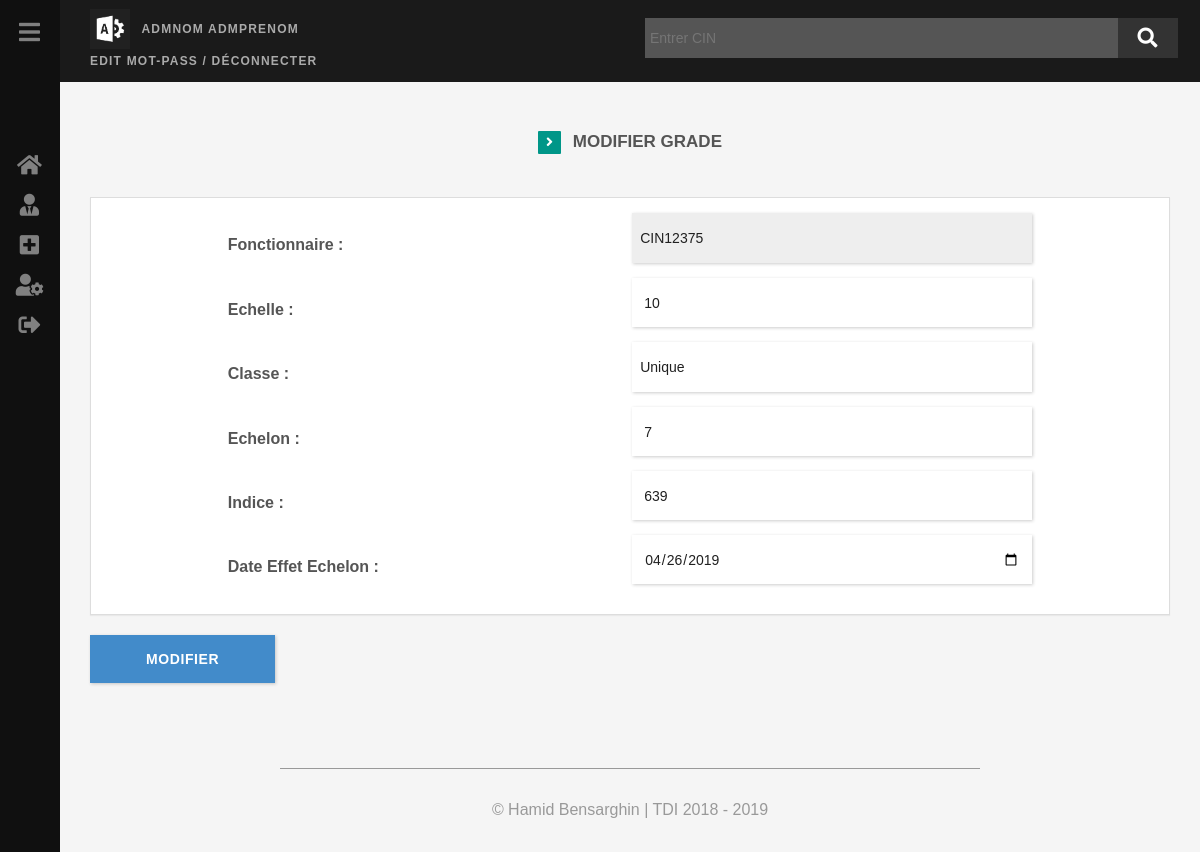
/GestPersonnel/grade?page=modifier&idG=2 (signed in), run on the app's committed database.
### tables this page shows
CREATE TABLE IF NOT EXISTS `identite` (
  `CIN` varchar(15) NOT NULL,
  `Nom` varchar(30) DEFAULT NULL,
  `Prenom` varchar(30) DEFAULT NULL,
  `Nom_ar` varchar(30) DEFAULT NULL,
  `Prenom_ar` varchar(30) DEFAULT NULL,
  `DateNassance` date DEFAULT NULL,
  `LieuNaissance` varchar(50) DEFAULT NULL,
  `PayNaissance` varchar(30) DEFAULT NULL,
  `Sexe` varchar(10) DEFAULT NULL,
  `EtatMatrimonial` varchar(30) DEFAULT NULL,
  `DateRecrutement` date DEFAULT NULL,
  `ImputationBudg` varchar(25) DEFAULT NULL,
  `PPR` varchar(10) DEFAULT NULL,
  `NPort` varchar(15) DEFAULT NULL,
  `NFix` varchar(15) DEFAULT NULL,
  `Email` varchar(25) DEFAULT NULL,
  `Adresse` varchar(40) DEFAULT NULL,
  `Photo` varchar(255) DEFAULT NULL,
  `Observation` text,
  `IdEnt` int(11) NOT NULL AUTO_INCREMENT,
  PRIMARY KEY (`IdEnt`),
  UNIQUE KEY `IdEnt` (`IdEnt`),
  UNIQUE KEY `CIN` (`CIN`)
);

CREATE TABLE IF NOT EXISTS `grade` (
  `idG` int(11) NOT NULL AUTO_INCREMENT,
  `Echelle` int(11) NOT NULL,
  `Classe` varchar(60) NOT NULL,
  `Echelon` int(11) NOT NULL,
  `indice` int(11) NOT NULL,
  `dateEffect` date NOT NULL,
  `IdEnt` int(11) NOT NULL,
  PRIMARY KEY (`idG`),
  KEY `IdEnt` (`IdEnt`)
);

### GestPersonnel/layout/functions.php (called while the page is built, shortened)
<?php
   function checkIden($table,$IdEnt){
	   	global $db;
	   	$row='';
	   	$stm=$db->prepare("SELECT * FROM ".$table." WHERE IdEnt=?");
		$stm->execute([$IdEnt]);
		if ($stm->rowCount() > 0) {
			$row=$stm->fetch();
		}
		return $row;
   }
   function checkTable($table,$item=null,$cin){
	   	global $db;
	   	$row='';
	   	$stm=$db->prepare("SELECT * FROM ".$table." WHERE ".$item."=?");
		$stm->execute([$cin]);
		if ($stm->rowCount() > 0) {
			$row=$stm->fetch();
		}
		return $row;
   }
 ?>

### GestPersonnel/grade.php (the view, shortened to what this page needs)
<?php include 'layout/header.php'; ?>
<?php if (isset($_GET['page'])) {
		$fk = checkIden('identite',$IdEnt);?>
	<?php
	if ($_GET['page']=='modifier'){
		if (isset($_REQUEST['idG'])) :
        $idG=filter_var($_REQUEST['idG'],FILTER_SANITIZE_NUMBER_INT);
		if( !empty(checkTable('grade','idG',$idG)) ) {
			$result=checkTable('grade','idG',$idG);
			$fk=checkIden('identite',$result->IdEnt);
			?>
	<div class="container">
		<div class="header">
	        <p><span class="fa fa-angle-right"></span> modifier Grade</p>
	    </div>
		<div class="container">
			<form method="POST">
			<div id="contactform">
				<div class="panel panel-default">
					<div class="panel-body">
		                <div class="row">
							<div class="form-inline">
								<label>Fonctionnaire : </label>
				                <input type="text" class="form-control" name="fnt" value="<?php echo $fk->CIN?>" readonly/>
				            </div>
							<div class="form-inline">
		                	<label>Echelle : </label>
				                <input type="number" class="form-control" name="Echelle" placeholder="Echelle" value="<?php if (isset($result->Echelle)) echo $result->Echelle?>" />
				            </div>
				            <div class="form-inline">
		                	<label>Classe : </label>
				                <input type="text" class="form-control" name="Classe" placeholder="Classe" value="<?php if (isset($result->Classe)) echo $result->Classe?>"/>
				            </div>
							<div class="form-inline">
		                	<label>Echelon : </label>
				                <input type="number" class="form-control" name="Echelon" placeholder="Echelon" value="<?php if (isset($result->Echelon)) echo $result->Echelon?>" />
				            </div>
				            <div class="form-inline">
				            	<label>Indice : </label>
				                <input type="number" class="form-control" name="indice" placeholder="Indice" value="<?php if (isset($result->indice)) echo $result->indice?>"/>
				            </div>
				            <div class="form-inline">
				            	<label>Date Effet Echelon : </label>
				                <input type="date" class="form-control" name="dateEffect" value="<?php if (isset($result->dateEffect)) echo $result->dateEffect?>" />
				            </div>
				        </div>
					</div>
				</div>
	            <button class="btn btn-outlined btn-primary vrf" type="submit" name="modifier">modifier</button>
	        </div>
        </form>
		</div>
	</div>
	<?php
	}
 endif;
    }
} else{header('Location:accueil.php'); exit(); }include 'layout/footer.php'; ?>

### GestPersonnel/assets/css/style.css (style rules this page uses)
body { font-family: 'Lato',sans-serif; font-weight: 300; font-size: 16px; color: #555; background: #f5f5f5; -webkit-transition: all .3s ease; -moz-transition: all .3s ease; -ms-transition: all .3s ease; -o-transition: all .3s ease; transition: all .3s ease; margin-left: 60px; font-family: sans-serif; }
.container { width: 100%; }
p { line-height: 1.8; margin-bottom: 25px; font-size: 16px; }
.btn { border-radius: 0; padding: 4px 10px; letter-spacing:.6px; text-transform: uppercase; font-weight: 700; }
.header { margin: 30px auto 40px }
.header p { padding: 0; text-align: center; font-weight: 700; text-transform: uppercase; font-size: 17px; }
.header span { color: #fff; width: 23px; line-height: 23px; font-size: 14px; margin-right: 7px; height: 23px; border-radius: 1px; background: #009688 }
.form-inline { clear: both; }
#contactform input[type="text"], #contactform input[type="email"], #contactform input[type="search"], #contactform input[type="password"], #contactform input[type="file"] { max-width: 400px; padding: 25px 8px; margin-bottom: 15px; border-radius: 0; box-shadow: 1px 1px 3px rgba(90,90,90,.3); color: #202020; border: none; }
#contactform input[type="date"], #contactform input[type="number"], #contactform select { max-width: 400px; height: 49px; margin-bottom: 15px; border-radius: 0; box-shadow: 1px 1px 3px rgba(90,90,90,.3); color: #202020; border: none; }
#contactform label { width: 400px; text-align: left; }
.vrf { margin-bottom: 15px; padding: 14px 56px; box-shadow: 1px 1px 3px rgba(90,90,90,.3); border: none; }
.panel-default { border-radius: 0 }
.panel-body { padding: 0 }
.panel .row { padding: 15px; line-height: 30px; border-bottom: 1px solid #eee; margin: auto; }
.panel-body .row:last-child { text-align: center; border: none; }

### data on the page
identite: fnt "CIN12375"
grade: Echelle "10", Classe "Unique", Echelon "7", indice "639", dateEffect "04/26/2019"

### other printed values
$_SESSION['nom_authent'] "ADMNOM"
$_SESSION['prenom_authent'] "ADMPRENOM"
